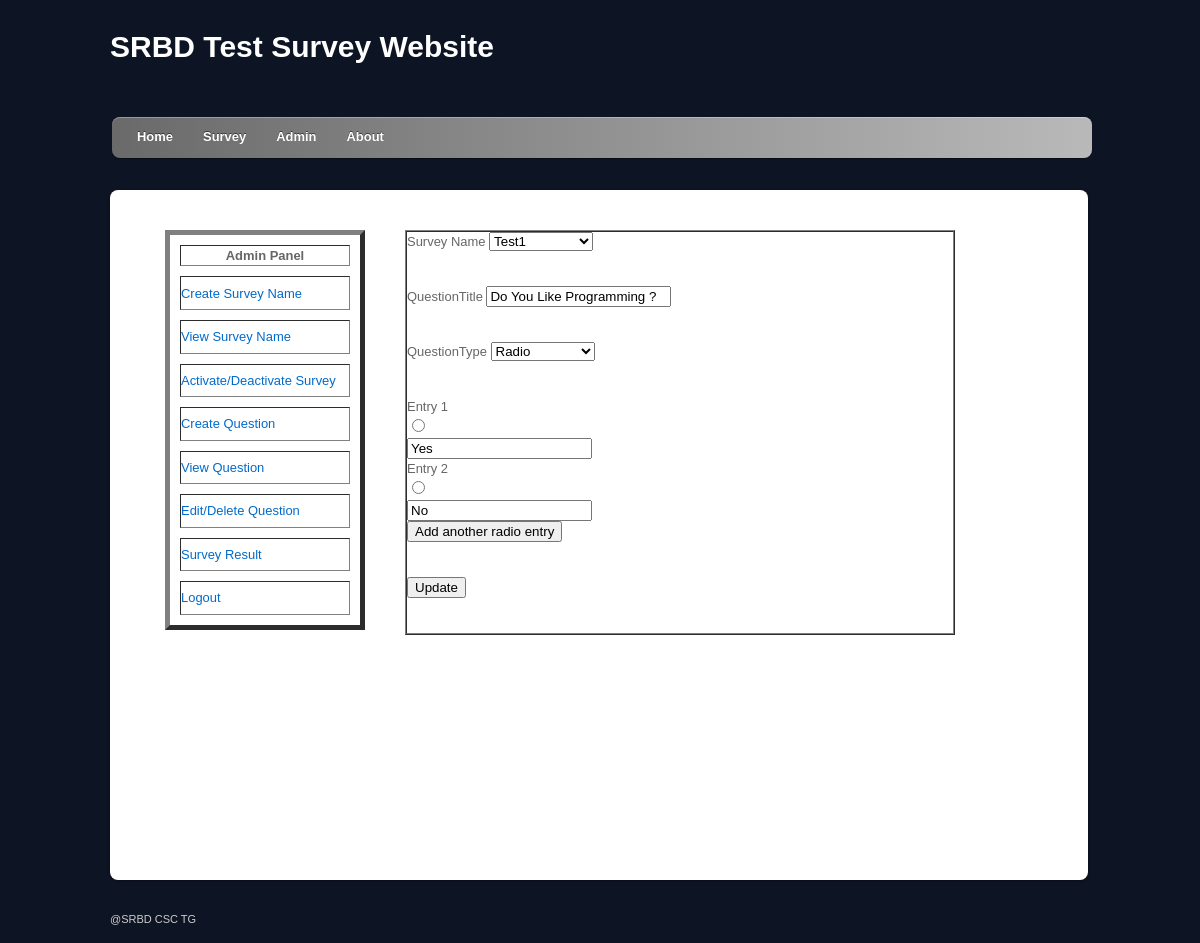
The page /editquestion1.php?quesid=34 (signed in) on the database its author committed.
### tables this page shows
CREATE TABLE IF NOT EXISTS `questionupload` (
  `quesid` int(11) NOT NULL AUTO_INCREMENT,
  `surveytitleid` int(11) NOT NULL,
  `questitle` varchar(250) NOT NULL,
  `type` varchar(20) NOT NULL,
  `option1` varchar(250) NOT NULL,
  `label1` varchar(250) NOT NULL,
  `option2` varchar(250) NOT NULL,
  `label2` varchar(250) NOT NULL,
  `option3` varchar(250) NOT NULL,
  `label3` varchar(250) NOT NULL,
  `count` int(11) NOT NULL,
  PRIMARY KEY (`quesid`)
);

CREATE TABLE IF NOT EXISTS `createsurvey` (
  `surveytitleid` int(11) NOT NULL AUTO_INCREMENT,
  `surveytitle` varchar(100) NOT NULL,
  `activeDeactive` int(11) NOT NULL,
  PRIMARY KEY (`surveytitleid`)
);

### editquestion1.php (the view, shortened to what this page needs)
<?php include("session.php"); ?>
	<?php include("header.php"); ?>
            <div id="content">
                <article class="post clearfix">
                    <?php include("sidebar.php"); ?>
                        <div id="mainContent">
                            <?php
                            include("config.php");
                            $qid=$_GET['quesid'];
                            $result = mysqli_query($con,"select * from questionupload where quesid=".$qid);
                            while($row = mysqli_fetch_array($result,MYSQLI_ASSOC))
                              {
                              ?>
                            <form name="input" action="editquestion2.php" method="post">
                                    <table border="1" width="550" height="300"cellspacing="0" cellpadding="0">
                                          <tbody>
                                            <td>
                                             <p>
                                               <label>Survey Name
                                                   <select name="surveyid">
                                                       <?php
                                                       include("config.php");
                                                       $sql1 = "select surveytitleid,surveytitle from createsurvey";
                                                       $result1 = mysqli_query($con,$sql1);
                                                       while($row1 = mysqli_fetch_array($result1,MYSQLI_ASSOC))
                                                       {
                                                       ?>
                                                          <option value="<?php echo $row1['surveytitleid'];?>"
                                                              <?php if($row['surveytitleid'] == $row1['surveytitleid'])
                                                                  echo "selected";?>>
                                                              <?php echo $row1['surveytitle'];?>
                                                          </option>
                                                        <?php
                                                        }
                                                       ?>
                                                   </select>
                                               </label>
                                             </p>
                                             <br/>
                                             <p>
                                               <label name="Questionid">QuestionTitle
                                                 <input type="text" name="question" id="question" value="<?php if (!empty($row['questitle']))
                                                                                                            {echo $row['questitle'];} ?>"/>
                                               </label>
                                             </p>
                                             <br/>
                                             <p>
                                               <label>QuestionType
                                                  <select name="mySelectid" id="mySelect" onchange="change_type()">
                                                       <option value="1" <?php if($row['type'] == 1) echo "selected";?>>Radio</option>
                                                  </select>
                                                  <p id="quesType">
                                                      <?php if($row['type'] == 1)
                                                        {
                                                      ?>
                                                            <form method="POST">
                                                              <div id="dynamicInput">
                                                                <?php
                                                                for ($i = 1;$i <= $row['count'];$i++)
                                                                {?>
                                                                <br>Entry <?php echo $i ?><br><input type="radio" name="myInputs_<?php echo $i; ?>" value="<?php echo $i; ?>">
                                                                <br><input type="text" name="myInputsText_<?php echo $i; ?>" value="<?php echo $row['option' . $i]; ?>">
                                                                <?php
                                                                }
                                                                ?>
                                                               </div>
                                                               <input type="button" value="Add another radio entry" onClick="addInput('dynamicInput', <?php echo $row['count']; ?>);">
                                                            </form>
                                                        <?php
                                                        }
                                                        ?>
                                                  </p>
                                               </label>
                                             </p>
                                             <br/>
                                             <p>
                                              <label>
                                               <input type="submit" name="button" id="button" value="Update" />
                                              </label>
                                             </p>
                                             <br/>
                                            </td>
                                          </tbody>
                                    </table>
                                </form>
                              <?php
                              }
                              ?>
                </div>
            </article>
	</div>
<?php include("footer.php"); ?>

### css/style.css (style rules this page uses)
html, body, address, blockquote, div, dl, form, h1, h2, h3, h4, h5, h6, ol, p, pre, table, ul, dd, dt, li, tbody, td, tfoot, th, thead, tr, button, del, ins, map, object, a, abbr, acronym, b, bdo, big, br, cite, code, dfn, em, i, img, kbd, q, samp, small, span, strong, sub, sup, tt, var, legend, fieldset { margin: 0; padding: 0; }
article, aside, details, figcaption, figure, footer, header, hgroup, menu, nav, section { display: block; }
body { background: #0d1424 url(images/body-bg.jpg) no-repeat center top; font: .81em/150% Arial, Helvetica, sans-serif; color: #666; }
p { margin: 0 0 1.2em; padding: 0; }
#content { background: #fff; margin: 30px 0 30px; padding: 20px 35px; width: 908px; height : 650px; float: left; -webkit-border-radius: 8px; -moz-border-radius: 8px; border-radius: 8px; -webkit-box-shadow: 0 1px 3px rgba(0,0,0,.4); -moz-box-shadow: 0 1px 3px rgba(0,0,0,.4); box-shadow: 0 1px 3px rgba(0,0,0,.4); }
#mainContent { float: left; margin: 10px; padding: 10px; background: #FFFFFF; width: 600px; height:300px; }
.post { margin-bottom: 40px; }
.clearfix:after { visibility: hidden; display: block; font-size: 0; content: " "; clear: both; height: 0; }
.clearfix { display: inline-block; }
.clearfix { display: block; zoom: 1; }

### rows shown on the page
questionupload: surveyid "Test1", question "Do You Like Programming ?", mySelectid "Radio", myInputsText_1 "Yes", myInputsText_2 "No"
